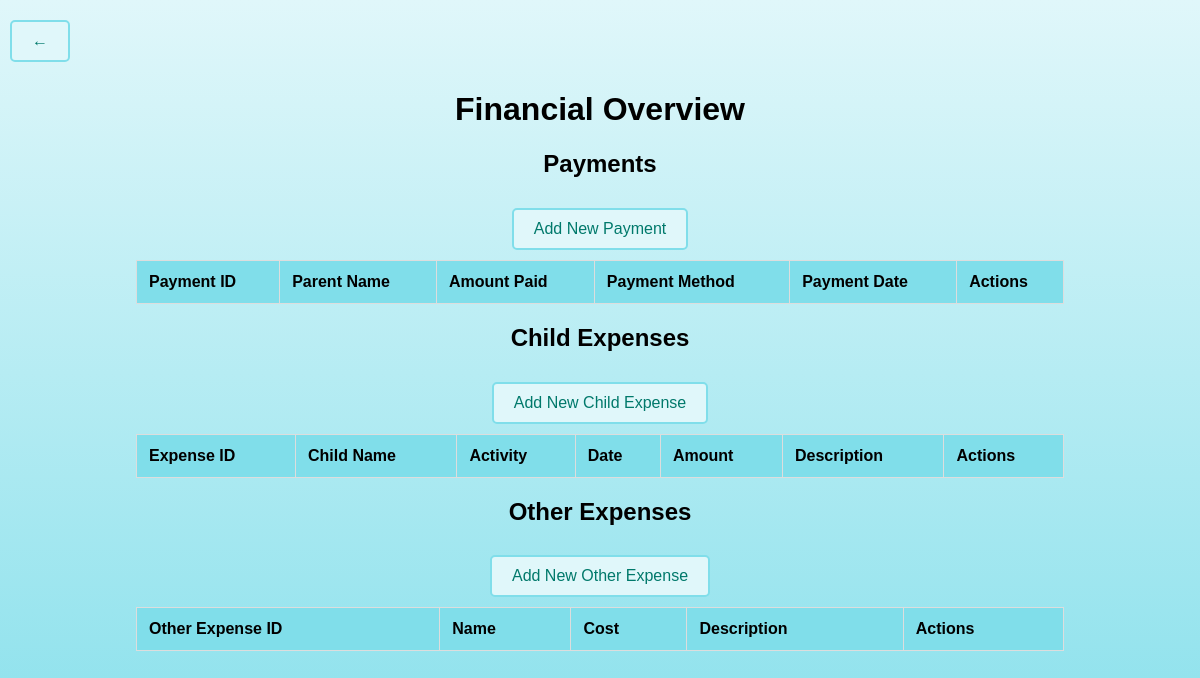
The app's page /myapp/payments/, older data.
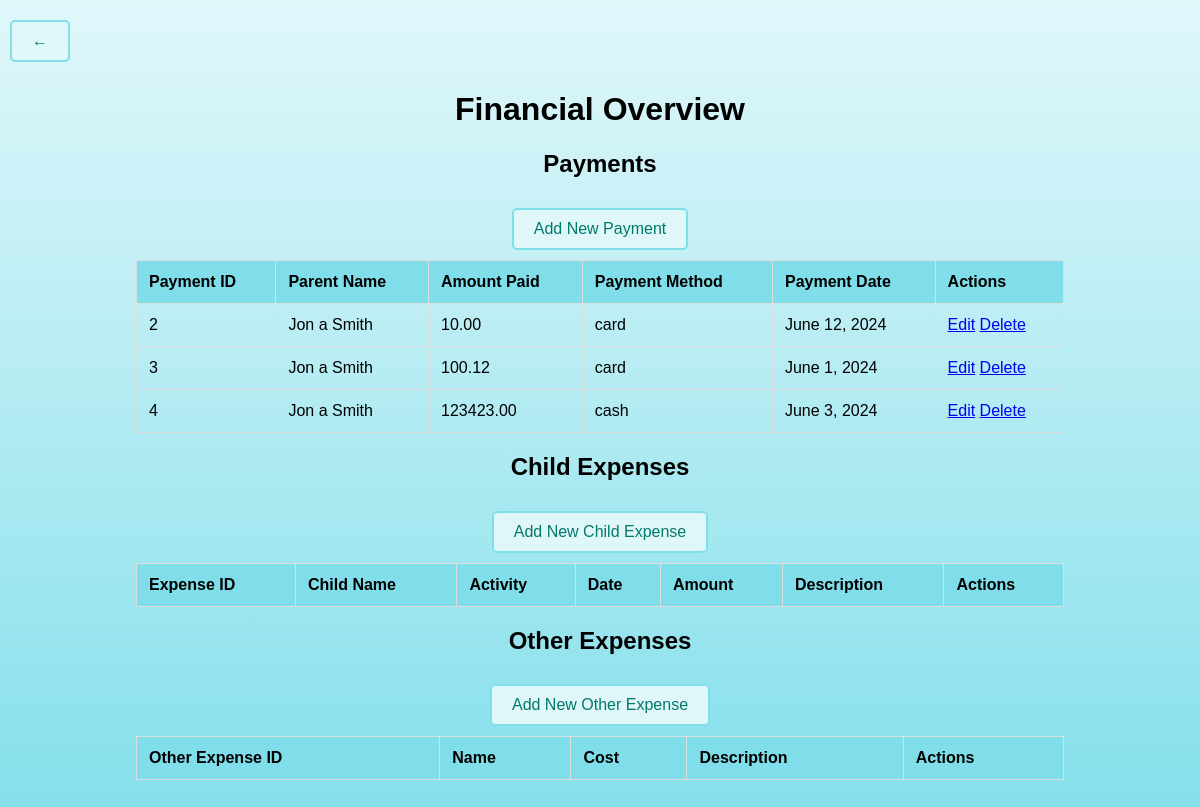
The same page, newer data.
### myapp/models.py (models this page shows, shortened)
class Payment(models.Model):
    parent = models.ForeignKey(Parent, on_delete=models.CASCADE)
    amount_paid = models.DecimalField(max_digits=10, decimal_places=2)
    payment_method = models.CharField(max_length=50)
    payment_date = models.DateField()

class Parent(models.Model):
    first_name = models.CharField(max_length=50)
    middle_name = models.CharField(max_length=50, blank=True, null=True)
    last_name = models.CharField(max_length=50)
    age = models.IntegerField()
    phone_number = models.CharField(max_length=15)
    street_address = models.CharField(max_length=100)
    city = models.CharField(max_length=50)
    zip_code = models.CharField(max_length=10)
    state = models.CharField(max_length=50)
    email = models.EmailField()

### myapp/views.py (the view)
# urls.py: path('payments/', views.payment_list, name='payment_list'),
def payment_list(request):
    payments = Payment.objects.all()
    expenses = Expense.objects.all()
    other_expenses = OtherExpenses.objects.all()
    return render(request, 'payment_list.html', {'payments': payments,
                                                 'expenses': expenses,
                                                 'other_expenses': other_expenses})

### myapp/templates/payment_list.html (shortened to what this page needs)
<!DOCTYPE html>
<html lang="en">
<head>
</head>
<body>
    <div class="back-button">
        <a href="{% url 'home' %}" class="button">&larr;</a>
    </div>
    <div class="container">
        <h1>Financial Overview</h1>
        <h2>Payments</h2>
        <a href="{% url 'add_payment' %}" class="button">Add New Payment</a>
        <table>
            <thead>
                <tr>
                    <th>Payment ID</th>
                    <th>Parent Name</th>
                    <th>Amount Paid</th>
                    <th>Payment Method</th>
                    <th>Payment Date</th>
                    <th>Actions</th>
                </tr>
            </thead>
            <tbody>
                {% for payment in payments %}
                <tr>
                    <td>{{ payment.id }}</td>
                    <td>{{ payment.parent.first_name }} {{ payment.parent.middle_name }} {{ payment.parent.last_name }}</td>
                    <td>{{ payment.amount_paid }}</td>
                    <td>{{ payment.payment_method }}</td>
                    <td>{{ payment.payment_date }}</td>
                    <td>
                        <a href="{% url 'edit_payment' payment.pk %}">Edit</a>
                        <a href="{% url 'delete_payment' payment.pk %}">Delete</a>
                    </td>
                </tr>
                {% endfor %}
            </tbody>
        </table>
        <h2>Child Expenses</h2>
        <a href="{% url 'add_expense' %}" class="button">Add New Child Expense</a>
        <table>
            <thead>
                <tr>
                    <th>Expense ID</th>
                    <th>Child Name</th>
                    <th>Activity</th>
                    <th>Date</th>
                    <th>Amount</th>
                    <th>Description</th>
                    <th>Actions</th>
                </tr>
            </thead>
        </table>
        <h2>Other Expenses</h2>
        <a href="{% url 'add_other_expense' %}" class="button">Add New Other Expense</a>
        <table>
            <thead>
                <tr>
                    <th>Other Expense ID</th>
                    <th>Name</th>
                    <th>Cost</th>
                    <th>Description</th>
                    <th>Actions</th>
                </tr>
            </thead>
        </table>
    </div>
</body>
</html>

### myapp/templates/payment_list.html (style rules this page uses)
html, body { height: 100%; margin: 0; padding: 0; font-family: Arial, sans-serif; text-align: center; background: linear-gradient(to bottom, #e0f7fa, #80deea); background-attachment: fixed; }
.back-button { position: absolute; top: 10px; left: 10px; }
.container { padding: 20px; margin-top: 50px; }
table { width: 80%; margin: auto; border-collapse: collapse; }
th, td { padding: 12px; border: 1px solid #ddd; text-align: left; }
th { background-color: #80deea; }
a.button { display: inline-block; margin: 10px 0; padding: 10px 20px; background-color: #e0f7fa; border: 2px solid #80deea; border-radius: 5px; text-decoration: none; color: #00796b; }

Row changes from the older to the newer data that the page shows:
added Payment: id "2", parent.first_name "Jon", parent.middle_name "a", parent.last_name "Smith", amount_paid "10.00", payment_method "card", payment_date "June 12, 2024"
added Payment: id "3", parent.first_name "Jon", parent.middle_name "a", parent.last_name "Smith", amount_paid "100.12", payment_method "card", payment_date "June 1, 2024"
added Payment: id "4", parent.first_name "Jon", parent.middle_name "a", parent.last_name "Smith", amount_paid "123423.00", payment_method "cash", payment_date "June 3, 2024"
